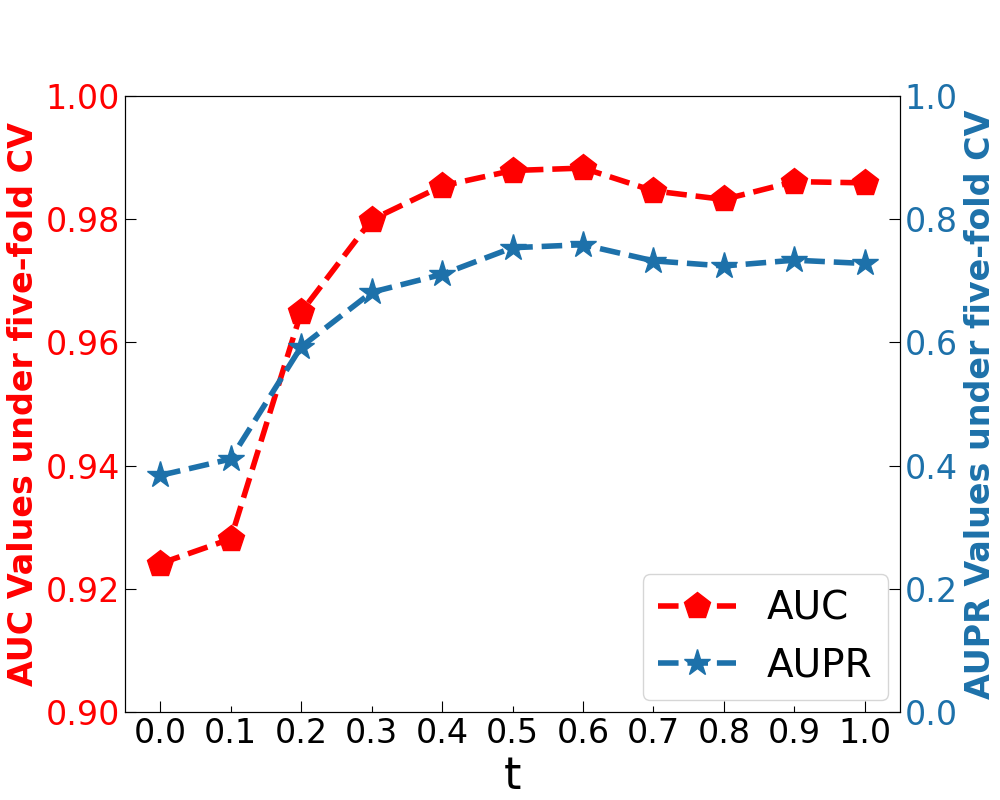

Source code (Python):
import matplotlib.pyplot as plt
import numpy as np
import pandas as pd

from matplotlib import font_manager

'''
参数敏感性分析：构造微生物或者疾病图邻接矩阵的阈值t
'''
data = pd.read_excel("Parameter_sensitivity_analysis.xlsx", sheet_name='HMDAD_t', header=0)
t = data['t']
auc_values = data['AUC']
aupr_values = data['AUPR']
# 创建双 y 轴
fig, ax1 = plt.subplots(figsize=(10, 8))

# 绘制 AUC 曲线
auc_line, = ax1.plot(t, auc_values, color='red', marker='p', lw=4, linestyle='dashed', label='AUC',
                     markersize=20)  # 红色，虚线
ax1.set_xlabel('t', fontsize='32')
ax1.set_xticks(np.linspace(0, 1, 11))
ax1.set_ylabel('AUC Values under five-fold CV', color='red', fontsize='24', fontweight='bold')
ax1.tick_params(axis='x', labelsize='24', which='major', direction='in', length=8)
ax1.tick_params(axis='y', labelcolor='red', labelsize='24', direction='in', length=8)
ax1.set_ylim(0.9, 1.0)

# 设置不同刻度长度
for i, tick in enumerate(ax1.xaxis.get_major_ticks()):  # 遍历每个刻度对象
    if i % 2 == 0:  # 如果刻度索引是双数
        tick.tick1line.set_markersize(8)  # 设置主刻度线长度
        tick.tick2line.set_markersize(8)  # 设置次刻度线长度（对称轴）
    else:  # 如果刻度索引是单数
        tick.tick1line.set_markersize(4)
        tick.tick2line.set_markersize(4)

# 添加第二个 y 轴
ax2 = ax1.twinx()
aupr_line, = ax2.plot(t, aupr_values, color='#1D71AA', marker='*', lw=4, linestyle='dashed', label='AUPR',
                      markersize=20)  # 蓝色，星型点
ax2.set_ylabel('AUPR Values under five-fold CV', color='#1D71AA', fontsize='24', fontweight='bold')
ax2.tick_params(axis='y', labelcolor='#1D71AA', labelsize='24', direction='in', length=8)
ax2.set_ylim(0.0, 1.0)

# 设置字体大小
font_properties = font_manager.FontProperties(size='28')  # 设置字体大小为10
# 创建图例并同时放在右上角
fig.legend(handles=[auc_line, aupr_line],  # 曲线句柄
           labels=['AUC', 'AUPR'],  # 图例标签
           loc='lower right',  # 位置在右上角
           bbox_to_anchor=(1, 0),  # 图例锚点
           bbox_transform=ax1.transAxes,  # 使用第一个坐标轴的变换
           borderaxespad=0.3,  # 与坐标轴的距离
           ncol=1,  # 每列显示一个图例
           frameon=True,
           prop=font_properties)  # 取消边框

# 显示图形
plt.title('', fontsize='36')
plt.savefig('hyperparameters_t.png')
# plt.show()
